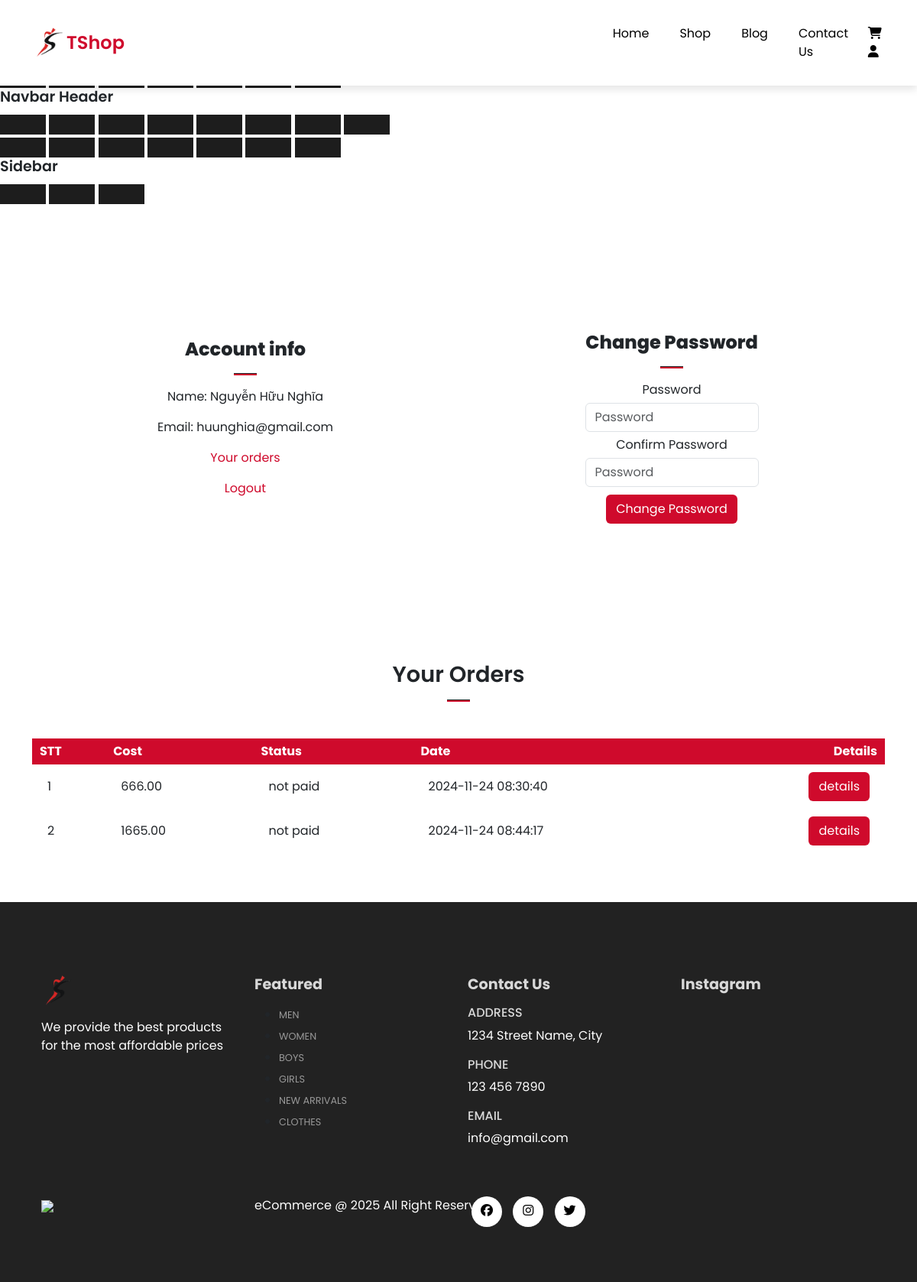
The app's page /account.php (signed in) with its own data.
### tables this page shows
CREATE TABLE `orders` (
  `order_id` int(11) NOT NULL,
  `order_cost` decimal(6,2) NOT NULL,
  `order_status` varchar(100) NOT NULL DEFAULT 'on_hold',
  `user_id` int(11) NOT NULL,
  `user_phone` int(11) NOT NULL,
  `user_city` varchar(255) NOT NULL,
  `user_address` varchar(255) NOT NULL,
  `order_date` datetime NOT NULL DEFAULT current_timestamp()
);

### account.php (the view, shortened to what this page needs)
<?php
include('layouts/header.php');
?>
<?php
include('server/connection.php');
if(isset($_SESSION['logged_in'])){
    $user_id = $_SESSION['user_id'];
    $stmt = $conn->prepare("SELECT * FROM orders WHERE user_id=? ");
    $stmt->bind_param('i', $user_id);
    $stmt->execute();
    $orders = $stmt->get_result();
}
?>
    <section class="my-5 py-5">
        <div class="row container mx-auto">
            <div class="text-center mt-3 pt-5 col-lg-6 col-md-12 col-sm-12">
                <h3 class="font-weight-blod">Account info</h3>
                <hr class="mx-auto">
                <div class="account-info">
                    <p>Name: <span><?php if(isset($_SESSION['user_name'])) {echo $_SESSION['user_name'];} ?></span></p>
                    <p>Email: <span><?php if(isset($_SESSION['user_email'])) { echo $_SESSION['user_email'];} ?></span></p>
                    <p><a href="#orders" id="order-btn">Your orders</a></p>
                    <p><a href="account.php?logout=1" id="logout-btn">Logout</a></p>
                </div>
            </div>
            <div class="col-lg-6 col-md-12 col-sm-12">
                <form id="account-form" method="POST" action="account.php">
                    <h3>Change Password</h3>
                    <hr class="mx-auto">
                    <div class="form-group">
                        <label>Password</label>
                        <input type="password" class="form-control" id="account-password" name="password"
                            placeholder="Password" required>
                    </div>
                    <div class="form-group">
                        <label>Confirm Password</label>
                        <input type="password" class="form-control" id="account-password-confirm" name="confirmPassword"
                            placeholder="Password" required>
                    </div>
                    <div class="form-group">
                        <input type="submit" value="Change Password" name="change_password" class="btn" id="change-pass-btn" />
                    </div>
                </form>
            </div>
        </div>
    </section>
    <section id="orders" class="orders container my-5 py-3">
        <div class="container mt-2">
            <h2 class="font-weight-bold text-center">Your Orders</h2>
            <hr class="mx-auto">
        </div>
        <table class="mt-5 pt-5">
            <tr>
                <th>STT</th>
                <th>Cost</th>
                <th>Status</th>
                <th>Date</th>
                <th>Details</th>
            </tr>
            <?php
                $order_number = 1;
                while($row = $orders->fetch_assoc()){ ?>
                    <tr>
                        <td>
                            <span><?php echo $order_number; ?></span>
                        </td>
                        <td>
                            <span><?php echo $row['order_cost']; ?></span>
                        </td>
                        <td>
                            <span><?php echo $row['order_status']; ?></span>
                        </td>
                        <td>
                            <span><?php echo $row['order_date']; ?></span>
                        </td>
                        <td>
                            <form method="POST" action="order_details.php">
                                <input class="btn order-details-btn" name="order_details_btn" type="submit" value="details">
                            </form>
                        </td>
                    </tr>
            <?php
    $order_number++;
}
?>
        </table>
    </section>
<?php
include('layouts/footer.php');
?>

### assets/css/style.css (style rules this page uses)
* { margin: 0; padding: 0; box-sizing: border-box; }
body { font-family: "Poppins", sans-serif; }
h2 { font-size: 1.8rem; font-weight: 600; }
h3 { font-size: 1.5rem; font-weight: 800; }
hr { width: 30px; height: 3px !important; opacity: 1 !important; background-color: #cf0a2c; }
a { text-decoration: none; }

### assets/css/account.css (style rules this page uses)
#account-form { width: 50%; margin: 35px auto; text-align: center; padding: 20px; }
#account-form input { margin: 5px auto; }
#account-form #change-pass-btn { color: #fff; background-color: #cf0a2c; }
.account-info #order-btn, #logout-btn { color: #cf0a2c; text-decoration: none; }
.orders table { width: 100%; border-collapse: collapse; }
.orders th { padding: 5px 10px; color: #fff; background-color: #cf0a2c; }
.orders td { padding: 10px 20px; }
.orders .order-details-btn { color: #fff; background-color: #cf0a2c; }

### assets/css/cart.css (style rules this page uses)
td:last-child { text-align: right; }
th:last-child { text-align: right; }

### records on screen
orders: order_cost "666.00", order_status "not paid", order_date "2024-11-24 08:30:40"
orders: order_cost "1665.00", order_status "not paid", order_date "2024-11-24 08:44:17"

### other values on screen
$_SESSION['user_name'] "Nguyễn Hữu Nghĩa"
$_SESSION['user_email'] "huunghia@gmail.com"
